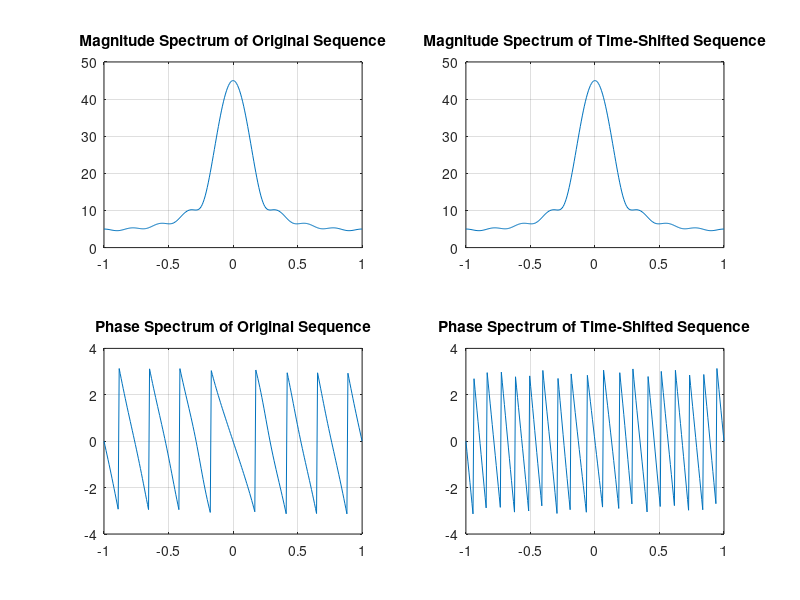

Recreate this plot in MATLAB.
% Program P3_2
% Time-Shifting Properties of DTFT
clf;
w = -pi:2*pi/255:pi; 
wo = 0.4*pi; 
D = 10;
num = [1 2 3 4 5 6 7 8 9];
h1 = freqz(num, 1, w);
h2 = freqz([zeros(1,D) num], 1, w);
subplot(2,2,1)
plot(w/pi,abs(h1));grid
title('Magnitude Spectrum of Original Sequence')
subplot(2,2,2)
plot(w/pi,abs(h2));grid
title('Magnitude Spectrum of Time-Shifted Sequence')
subplot(2,2,3)
plot(w/pi,angle(h1));grid
title('Phase Spectrum of Original Sequence')
subplot(2,2,4)
plot(w/pi,angle(h2));grid
title('Phase Spectrum of Time-Shifted Sequence')

% shift za D ne pravi nikakve promjene u amplitudnom spektru, ali pravi u
% faznom, jer postaje negativniji za vece D